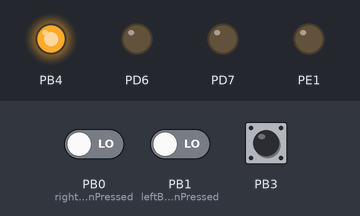
Bench run of a program on a simulated ATmega162, built with avr-gcc and emulated at 4.9152 MHz. Shown: output pins drawn as LEDs (lit = HIGH). Inputs (shaded band) come from the test bench; at power-on: PB3 HIGH, PB0 (rightButtonPressed) LOW, PB1 (leftButtonPressed) LOW.

Above: at 1.2 s.
1.3 s: PB3 pulled LOW for 0.15 s
Timing chart, 0 to 4.3 s (numbered marks = the images above; inputs shaded):
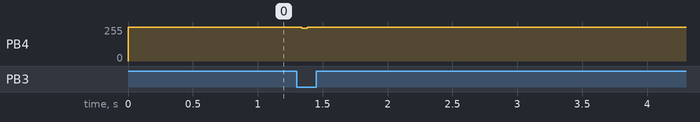

Measured:
- after the input at 1.3 s, PB4: 255/255 → 246/255 at once, → 255/255 0.04 s later

The program:

main.c
```c
/*
 * Byggern_test1.c
 *
 * Created: 30.08.2016 14:02:48
 *  Author: tobiasu
 */


#include "UARTdriver.h"
#include "SRAM_test.h"
#include <avr/interrupt.h>
#include <stdbool.h>
#include "joystick.h"
#include "ADC.h"
#include "OLEDdriver.h"
#include <stdbool.h>
#define F_CPU 4915200
#include <avr/io.h>
#include <stdio.h>
#include "util/delay.h"
#define set_bit(reg, bit ) (reg |= (1 << bit))
#define clear_bit(reg, bit ) (reg &= ~(1 << bit))
#define test_bit(reg, bit ) (reg & (1 << bit))
#include "menu.h"
#include "MCPdriver.h"
#include "CAN.h"


int main(void)
{

	USART_init();
	set_bit(MCUCR, SRE);
	set_bit(SFIOR,XMM2);
	set_bit(MCUCR,SRW10);
	set_bit(EMCUCR,SRW11);


	set_bit(DDRD, 6); // Write pin Atmega, output
	set_bit(DDRD, 7); // Read Pin Atmega, output
	set_bit(DDRE, 1); //Adresse Latch Enable
	clear_bit(DDRB, 6);
	clear_bit(DDRB, 7);
	clear_bit(DDRB, 8);
	ADC_init();
	OLED_init();
	CAN_init();
    // NB! Must be initialized after CAN:
	joystick_init();
	MENU_init_menu();


	DIR joystick_direction = NEUTRAL;
	MENU_print_menu();

	//CAN_message msg;
	//for (int i = 0; i < 8; i++){
	//	msg.data[i] = (uint8_t)(65+i);
	//}


	//printf("%d", newMsg.id);
	//
 	//for (int i = 0; i < 8; i++){
 	//	msg.data[i] = (uint8_t)(75+i);
 	//}
 	//msg.id = 99;
 	//msg.length = 8;
 	//CAN_message_send(&msg);
 	//
 	//
	////CAN_message newMsg;
	////printf("%d", newMsg.id);
	//CAN_message_recieve(&newMsg);
	//for (int i = 0; i < 8; i++){
	//	printf("%c\n", (char)newMsg.data[i]);
	//}
	//printf("%d", newMsg.id);
	while(1){

		/*
 		MCP2515_write(0x0F, 0x54);
		char result = MCP2515_read(0x0F);
 		printf("%d\n",result);
 		_delay_ms(400);
 		*/
		joystick_direction = getJoyDir();
		IO_send_CAN(joystick_direction);
		_delay_ms(100);

 		if (getJoyDir() != joystick_direction){
			_delay_ms(50);
 			joystick_direction = getJoyDir();
			MENU_navigate(joystick_direction);

			if (joystick_direction == RIGHT){
				MENU_selectAction();
				//MCP2515_requestToSend(0);
			}
 		}


	}
}
```

ADC.c
```c
/*
 * ADC.c
 *
 * Created: 13.09.2016 14:23:25
 *  Author: tobiasu
 */


/*! \file *********************************************************************
 *
 * \brief ADC driver.
 *
 * Initializing ADC. Also function for reading from ADC.
 *
 *
 *
 *****************************************************************************/

#include <avr/io.h>
#include<stdio.h>
#include "ADC.h"
#include "util/delay.h"
#include <avr/interrupt.h>
#define set_bit(reg, bit ) (reg |= (1 << bit));
#define clear_bit(reg, bit ) (reg &= ~(1 << bit));
#define test_bit(reg, bit ) (reg & (1 << bit))

// RAM-memory location:
volatile char *ADC = (char *) 0x1400;


/*! \brief  Initialize ADC.
 *  Set up the ADC for usage, setting pull up for polling
 *
 *  \param void
 *
 *  \return void
 */

void ADC_init(){
    //rising edge generates interupt request:
	set_bit(MCUCR, ISC11);
	set_bit(MCUCR, ISC10);

	set_bit(EMCUCR, INT0);
	// set up internal pull-up for PB3 for polling:
	set_bit(PORTB,PB3);
	clear_bit(DDRB,PB3);

}


/*! \brief  Reading ADC.
 *  choosing channel to read, then wait til convertion is done.
 *  Returns converted value.
 *
 *  \param uint8_t channel, Which pin ADC should convert
 *
 *  \return uint8_t, Discreteized value
 */

uint8_t ADC_read(uint8_t channel){
	*ADC = 0x3+channel;
    //Polling on ADC ended-convertion:
	while((test_bit(PINB, PB3))){}
	return *ADC;
}
```

ADC.h
```c
/*
 * ADC.h
 *
 * Created: 13.09.2016 14:23:39
 *  Author: tobiasu
 */


#ifndef ADC_H_
#define ADC_H_


void ADC_init();
uint8_t ADC_read(uint8_t channel);

#endif /* ADC_H_ */
```

CAN.c
```c
/*
 * CAN.c
 *
 * Created: 04.10.2016 14:32:30
 *  Author: tobiasu
 */

/*! \file *********************************************************************
 *
 * \brief CAN Driver.
 *
 *  Initialises CAN, Also function for Sending And recieving CAN-messages.
 *  Functionality for checking if NODE1 can send and recieve.
 *
 *
 *
 *****************************************************************************/


#include "CAN.h"
#include "MCPdriver.h"

// Macros for command-adresses to the SPI:
#include "MCP2515.h"

// Macros:
#define set_bit(reg, bit ) (reg |= (1 << bit))
#define clear_bit(reg, bit ) (reg &= ~(1 << bit))


/*! \brief  CAN initialize.
 *  Initializing CAN.
 *
 *  \param void
 *
 *  \return void
 */

CAN_init(){
	MCP2515_init();
    // Set CAN-mode:
	MCP2515_bitModify(MCP_CANCTRL, 0b11100000, MODE_NORMAL);
}


/*! \brief  CAN Message send.
 *  Function for sending a can message.
 *
 *  \param CAN_message* message, message to be sent.
 *
 *  \return void
 */

void CAN_message_send(CAN_message* message) {
    // Check availability to send:
	Can_CAN_send();
    // Send empty first byte:
	MCP2515_write(MCP_TXB0SIDL, 0b00000000);
    // Send message ID:
	MCP2515_write(MCP_TXB0SIDH, message->id);
    // Send message length:
	MCP2515_write(MCP_TXB0DLC, message->length);
	// Send an array of given length:
	for (uint8_t i = 0; i < message->length; i++){
		MCP2515_write(MCP_TXB0D0 + i, message->data[i]);
	}
    // Send message:
	MCP2515_requestToSend(MCP_RTS_TX0);
}


/*! \brief  CAN message recieve .
 *  Command for recieving message from CAN.
 *
 *  \param void CAN_message *msg, takes in a pointer wich it modifies to become the recieved message.
 *
 *  \return void
 */

void CAN_message_recieve(CAN_message *msg){
	Can_CAN_receive();
	volatile uint8_t intf = MCP2515_read(CANINTF);
	msg->id= MCP2515_read(MCP_RXB0SIDH);
	msg->length=MCP2515_read(MCP_RXB0DLC);
	for(uint8_t i =0; i < msg->length;i++){
		msg->data[i]=MCP2515_read(MCP_RXB0D0 + i);
	}
	MCP2515_bitModify(CANINTF, 0b00000001, 0);
}


/*! \brief  can CAN send.
 *  Checking if the CAN is ready to send.
 *
 *  \param void
 *
 *  \return void
 */
void Can_CAN_receive(){
	uint8_t intf = MCP2515_read(CANINTF);
    // Polling untill ready:
	while ((intf & 0b00000011) == 0) {
		intf = MCP2515_read(CANINTF);
	}
}


/*! \brief  can CAN recieve.
 *  Checking if the CAN is ready to recieve.
 *
 *  \param void
 *
 *  \return void
 */
void Can_CAN_send(){
	volatile uint8_t intf = MCP2515_read(TXB0CTRL);
    // Polling untill ready:
	while ((intf & 0b00001000) != 0) {
		intf = MCP2515_read(TXB0CTRL);
	}
}
```

CAN.h
```c
/*
 * CAN.h
 *
 * Created: 04.10.2016 14:32:41
 *  Author: tobiasu
 */
#include <avr/io.h>
#include <stdio.h>

#ifndef CAN_H_
#define CAN_H_
// Can message struct:
typedef struct{
    // ID of the message, always given by an ENUM.
	unsigned int id;
    // Length of the message, how many bytes the message contains(1-8):
	uint8_t length;
    // Declaration of a 8 byte long array to hold data:
	uint8_t data[8];
}	CAN_message;


void CAN_init();
void CAN_message_send(CAN_message* message);
void CAN_message_recieve(CAN_message *msg);
void Can_CAN_receive();
#endif /* CAN_H_ */
```

MCP2515.h
```c
#ifndef __MCP2515_H
#define __MCP2515_H

/*
mcp2515.h

This file contains constants that are specific to the MCP2515.

Version     Date        Description
----------------------------------------------------------------------
v1.00       2003/12/11  Initial release

Copyright 2003 Kimberly Otten Software Consulting
*/

// Define MCP2515 register addresses

#define MCP_RXF0SIDH	0x00
#define MCP_RXF0SIDL	0x01
#define MCP_RXF0EID8	0x02
#define MCP_RXF0EID0	0x03
#define MCP_RXF1SIDH	0x04
#define MCP_RXF1SIDL	0x05
#define MCP_RXF1EID8	0x06
#define MCP_RXF1EID0	0x07
#define MCP_RXF2SIDH	0x08
#define MCP_RXF2SIDL	0x09
#define MCP_RXF2EID8	0x0A
#define MCP_RXF2EID0	0x0B
#define MCP_CANSTAT		0x0E
#define MCP_CANCTRL		0x0F
#define MCP_RXF3SIDH	0x10
#define MCP_RXF3SIDL	0x11
#define MCP_RXF3EID8	0x12
#define MCP_RXF3EID0	0x13
#define MCP_RXF4SIDH	0x14
#define MCP_RXF4SIDL	0x15
#define MCP_RXF4EID8	0x16
#define MCP_RXF4EID0	0x17
#define MCP_RXF5SIDH	0x18
#define MCP_RXF5SIDL	0x19
#define MCP_RXF5EID8	0x1A
#define MCP_RXF5EID0	0x1B
#define MCP_TEC			0x1C
#define MCP_REC			0x1D
#define MCP_RXM0SIDH	0x20
#define MCP_RXM0SIDL	0x21
#define MCP_RXM0EID8	0x22
#define MCP_RXM0EID0	0x23
#define MCP_RXM1SIDH	0x24
#define MCP_RXM1SIDL	0x25
#define MCP_RXM1EID8	0x26
#define MCP_RXM1EID0	0x27
#define MCP_CNF3		0x28
#define MCP_CNF2		0x29
#define MCP_CNF1		0x2A
#define MCP_CANINTE		0x2B
#define MCP_CANINTF		0x2C
#define MCP_EFLG		0x2D
#define MCP_TXB0CTRL	0x30
#define MCP_TXB1CTRL	0x40
#define MCP_TXB2CTRL	0x50
#define MCP_RXB0CTRL	0x60
#define MCP_RXB0SIDH	0x61
#define MCP_RXB0DLC     0x65
#define MCP_RXB0D0		0x66
#define MCP_RXB1CTRL	0x70
#define MCP_RXB1SIDH	0x71
#define CANINTF			0x2C
#define RXB0CTRL		0x60
#define TXB0CTRL		0x30

#define MCP_TXB0SIDH    0x31   //Egne
#define MCP_TXB0SIDL    0x32   //Egne
#define MCP_TXB0DLC     0x35   //Egne
#define MCP_TXB0D0      0x36   //Egne


#define MCP_TX_INT		0x1C		// Enable all transmit interrupts
#define MCP_TX01_INT	0x0C		// Enable TXB0 and TXB1 interrupts
#define MCP_RX_INT		0x03		// Enable receive interrupts
#define MCP_NO_INT		0x00		// Disable all interrupts

#define MCP_TX01_MASK	0x14
#define MCP_TX_MASK		0x54

// Define SPI Instruction Set

#define MCP_WRITE		0x02

#define MCP_READ		0x03

#define MCP_BITMOD		0x05

#define MCP_LOAD_TX0	0x40
#define MCP_LOAD_TX1	0x42
#define MCP_LOAD_TX2	0x44

#define MCP_RTS_TX0		0x81
#define MCP_RTS_TX1		0x82
#define MCP_RTS_TX2		0x84
#define MCP_RTS_ALL		0x87

#define MCP_READ_RX0	0x90
#define MCP_READ_RX1	0x94

#define MCP_READ_STATUS	0xA0

#define MCP_RX_STATUS	0xB0

#define MCP_RESET		0xC0


// CANCTRL Register Values

#define MODE_NORMAL     0x00
#define MODE_SLEEP      0x20
#define MODE_LOOPBACK   0x40
#define MODE_LISTENONLY 0x60
#define MODE_CONFIG     0x80
#define MODE_POWERUP	0xE0
#define MODE_MASK		0xE0
#define ABORT_TX        0x10
#define MODE_ONESHOT	0x08
#define CLKOUT_ENABLE	0x04
#define CLKOUT_DISABLE	0x00
#define CLKOUT_PS1		0x00
#define CLKOUT_PS2		0x01
#define CLKOUT_PS4		0x02
#define CLKOUT_PS8		0x03


// CNF1 Register Values

#define SJW1            0x00
#define SJW2            0x40
#define SJW3            0x80
#define SJW4            0xC0


// CNF2 Register Values

#define BTLMODE			0x80
#define SAMPLE_1X       0x00
#define SAMPLE_3X       0x40


// CNF3 Register Values

#define SOF_ENABLE		0x80
#define SOF_DISABLE		0x00
#define WAKFIL_ENABLE	0x40
#define WAKFIL_DISABLE	0x00


// CANINTF Register Bits

#define MCP_RX0IF		0x01
#define MCP_RX1IF		0x02
#define MCP_TX0IF		0x04
#define MCP_TX1IF		0x08
#define MCP_TX2IF		0x10
#define MCP_ERRIF		0x20
#define MCP_WAKIF		0x40
#define MCP_MERRF		0x80


#endif
```

SPI.c
```c
/*
 * SPI.c
 *
 * Created: 04.10.2016 14:32:54
 *  Author: tobiasu
 */

/*! \file *********************************************************************
 *
 * \brief SPI Driver.
 *
 *  Initialises SPI, Also function for Writing, reading and SPI-chipselect.
 *
 *
 *
 *****************************************************************************/


#include "SPI.h"

// Macros:
#define set_bit(reg, bit ) (reg |= (1 << bit))
#define clear_bit(reg, bit ) (reg &= ~(1 << bit))
#define test_bit(reg, bit ) (reg & (1 << bit))


/*! \brief  SPI write.
 *  function for writing to SPI register.
 *
 *  \param uint8_t data, data to be written.
 *
 *  \return void
 */

void SPI_write(uint8_t data)
{
	/* Start transmission */
	SPDR = data;
	/* Wait for transmission complete */
	while(!(SPSR & (1<<SPIF)));

}


/*! \brief  SPI read.
 *  function for reading from SPI register.
 *
 *  \param void
 *
 *  \return uint8_t data, data to be read.
 */

uint8_t SPI_read()
{
	/* Start transmission */
	SPDR = 0x00;
	/* Wait for transmission complete */
	while(!(SPSR & (1<<SPIF)));
	return SPDR;
}


/*! \brief  SPI Initialize.
 *  Initializes the SPI, sets MOSI and SCK output. Set respective inputs.
 *
 *  \param void
 *
 *  \return void
 */

void SPI_init(){
	// Set MOSI and SCK output, all others input
	set_bit(DDRB, DDB5);
	set_bit(DDRB, DDB7);
    // Set chip-select:
	set_bit(DDRB, DDB4);
	clear_bit(DDRB,PB6);
	// Enable SPI, Master, set clock rate fck/16:
	SPCR |= (1<<SPE)|(1<<MSTR)|(1<<SPR0);
}


/*! \brief  SPI Chipselect.
 *  Chipselect for the SPI.
 *
 *  \param uint8_t select, true or false for selection.
 *
 *  \return void
 */

void SPI_chipSelect(uint8_t select){

	if(select == 0){
		clear_bit(PORTB, PB4);
	}

	else{
		set_bit(PORTB, PB4);
	}
}
```

SPI.h
```c
/*
 * SPI.h
 *
 * Created: 04.10.2016 14:33:01
 *  Author: tobiasu
 */
#include <avr/io.h>
#include <stdio.h>

#ifndef SPI_H_
#define SPI_H_


void SPI_write(uint8_t data);
uint8_t SPI_read();
void SPI_init();
void SPI_chipSelect(uint8_t select);


#endif /* SPI_H_ */
```

SRAM_test.c
```c
#include <stdlib.h>
#include "SRAM_test.h"

/*! \file *********************************************************************
 *
 * \brief SRAM test
 *
 * Test for the SRAM. Checks for error in RAM.
 *
 *
 *
 *****************************************************************************/

/*
void SRAM_test(void) {
	volatile char *ext_ram = (char *) 0x1800; // Start address for the SRAM
	uint16_t ext_ram_size = 0x800;
	uint16_t write_errors = 0;
	uint16_t retrieval_errors = 0;
	printf("Starting SRAM test...\n");
	// rand() stores some internal state, so calling this function in a loop will
	// yield different seeds each time (unless srand() is called before this function)
	uint16_t seed = rand();
	// Write phase: Immediately check that the correct value was stored
	srand(seed);
	for (uint16_t i = 0; i < ext_ram_size; i++) {
		uint8_t some_value = rand();
		ext_ram[i] = some_value;
		uint8_t retreived_value = ext_ram[i];
		if (retreived_value != some_value) {
			printf("Write phase error: ext_ram[%4d] = %02X (should be %02X)\n", i, retreived_value, some_value);
			write_errors++;
		}
	}
	// Retrieval phase: Check that no values were changed during or after the write phase
	srand(seed); // reset the PRNG to the state it had before the write phase
	for (uint16_t i = 0; i < ext_ram_size; i++) {
		uint8_t some_value = rand();
		uint8_t retreived_value = ext_ram[i];
		if (retreived_value != some_value) {
			printf("Retrieval phase error: ext_ram[%4d] = %02X (should be %02X)\n", i, retreived_value, some_value);
			retrieval_errors++;
		}
	}
	printf("SRAM test completed with \n%4d errors in write phase and \n%4d errors in retrieval phase\n\n", write_errors, retrieval_errors);
}
*/
```

SRAM_test.h
```c
#include <stdlib.h>
#include <avr/io.h>


void SRAM_test(void);
void gal_test(void);
```

joystick.h
```c
/*
 * joystick.h
 *
 * Created: 20.09.2016 10:11:24
 *  Author: bragesae
 */


#ifndef JOYSTICK_H_
#define JOYSTICK_H_
#include <stdbool.h>
#include <avr/io.h>

//Defined enums:

//ID for CAN:
typedef enum {
	PLAYERINPUT = 0,
	JOYSTICK_INIT
} ID;

//Direction of joystick:
typedef enum {
	UP,
	DOWN,
	RIGHT,
	LEFT,
	NEUTRAL,
	NONE
} DIR;

//Index of CAN message:
typedef enum {
   DIRECTION=0,
    JOYSTICK_X,
    JOYSTICK_Y,
    RIGHT_SLIDER,
    LEFT_SLIDER,
    RIGHT_BUTTON,
    LEFT_BUTTON
}IO_can_index;


//Defined structs:
typedef struct{
    // Position in x-space:
	int x;
    // Position in y-space:
	int y;
} Joy_pos;

typedef struct {
    // Position of Right slider:
	int R;
    // Position of Left slider:
	int L;
} Slider_pos;


bool rightButtonPressed();
bool leftButtonPressed();
bool joyStickButtonPressed();
void joystick_init();
Joy_pos calibrate();
Joy_pos getJoyPos();
Slider_pos getSliderPos();
DIR getJoyDir();
void printDir();
void IO_send_CAN(DIR joystick_direction);

#endif /* JOYSTICK_H_ */
```

menu.h
```c
/*
 * menu.h
 *
 * Created: 27.09.2016 11:02:44
 *  Author: bragesae
 */
#include "joystick.h"
#include <stdbool.h>
#ifndef MENU_H_
#define MENU_H_
#include <stdbool.h>
#include <avr/io.h>

#include<stdio.h>
#include "OLEDdriver.h"


void MENU_init_menu();
void MENU_navigate(DIR direction);
void MENU_selectLine(uint8_t line);
void MENU_clearLine(uint8_t line);
void MENU_selectAction();
struct menuScreen{

	char * name;
	struct menuScreen *parent;
	struct menuScreen  *child[6];
	uint8_t nmbrChilds;
	uint8_t menuIndex;


	};

void MENU_goto_menu(void);
void MENU_print_menu();
#endif /* MENU_H_ */
```

MCPdriver.h
```c
/*
 * MCPdriver.h
 *
 * Created: 04.10.2016 16:40:39
 *  Author: tobiasu
 */


#include <avr/io.h>
#include <stdio.h>
#include "util/delay.h"

#ifndef MCPDRIVER_H_
#define MCPDRIVER_H_

void SPI_SlaveInit(void);
uint8_t MCP2515_init();
uint8_t MCP2515_read(uint8_t address);
void MCP2515_write(uint8_t address, uint8_t data);
void MCP2515_requestToSend(uint8_t address);
uint8_t MCP2515_readStatus();
void MCP2515_bitModify(uint8_t address ,uint8_t maskByte, uint8_t data);
void MCP2515_reset();

#endif /* MCPDRIVER_H_ */
```

OLEDdriver.h
```c
/*
 * OLEDdriver.h
 *
 * Created: 20.09.2016 14:26:52
 *  Author: bragesae
 */


#ifndef OLEDDRIVER_H_
#define OLEDDRIVER_H_

#include <stdint.h>
#include <stdio.h>


void OLED_init();
void OLED_write_command(uint8_t address);
void OLED_write_data(uint8_t data);
void OLED_home();
void OLED_reset();
void OLED_goto_page(uint8_t page);
void OLED_goto_column(uint8_t column);
void OLED_go_to_pos(uint8_t page, uint8_t column);
void print_char(char input,FILE*stream);
void OLED_print_char(char input);
void OLED_fill();
void OLED_clear_char();
void OLED_print_brage();
void OLED_print_tobias();
void OLED_print_henning();
void OLED_print_pig();
void OLED_print_credits();
void OLED_credits();
void OLED_print_sentence(char sentence[]);
void OLED_print_figure_8x8(int columntest);
void dummy_func();

static FILE FONT5 = FDEV_SETUP_STREAM(print_char,NULL,_FDEV_SETUP_WRITE);

#define FONT (&FONT5)

#endif /* OLEDDRIVER_H_ */
```

UARTdriver.h
```c
/*
 * UARTdriver.h
 *
 * Created: 30.08.2016 15:26:30
 *  Author: tobiasu
 */

#include <avr/io.h>


// Setting baudrate:
#define BAUD 9600;
#define MYUBRR FOSC/16/BAUD-1;


#ifndef UARTDRIVER_H_
#define UARTDRIVER_H_


void USART_init(void);
unsigned char USART_receive(void);
void USART_transmit( uint8_t data );


#endif /* UARTDRIVER_H_ */
```

Source omitted: font8x8.h (9451 bytes), joystick.c (4721 bytes), menu.c (3618 bytes), oled_drawings.h (71554 bytes), MCPdriver.c (3397 bytes), OLEDdriver.c (7567 bytes), UARTdriver.c (3004 bytes)
